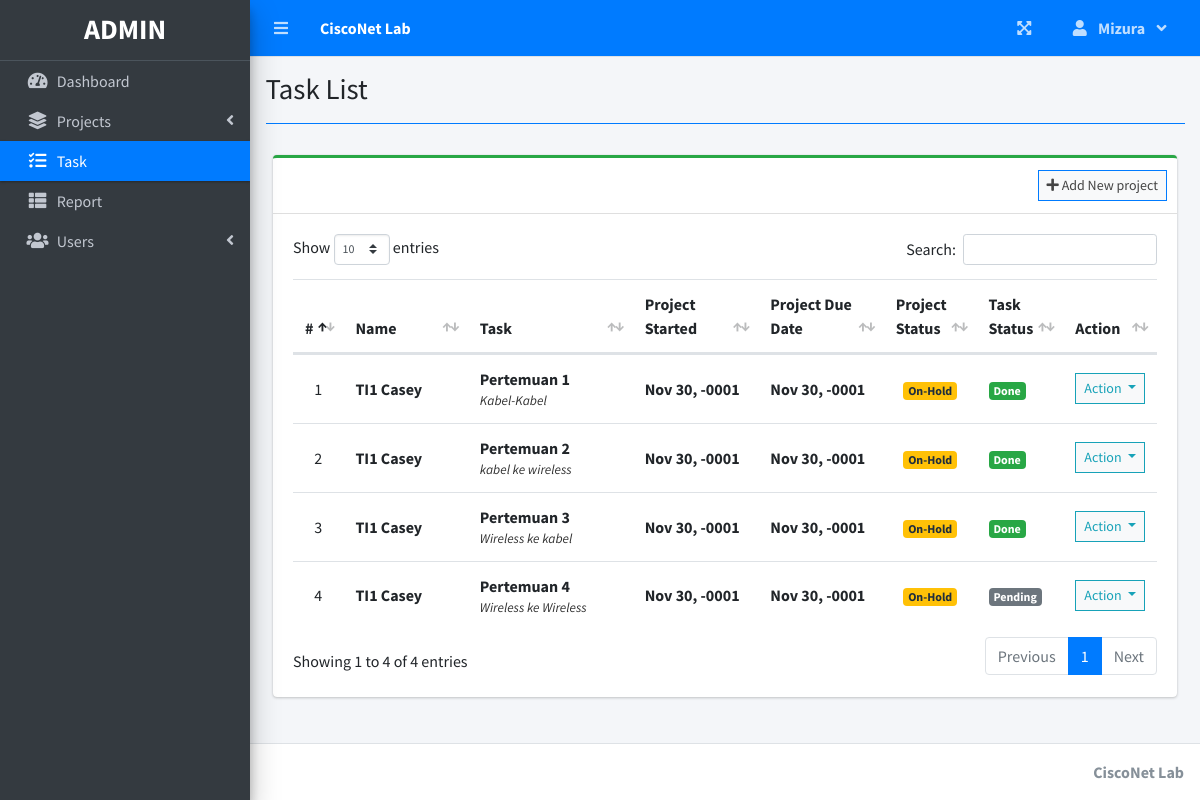
The app's page /index.php?page=task_list (signed in) with its own data.
### tables this page shows
CREATE TABLE `task_list` (
  `id` int(30) NOT NULL,
  `project_id` int(30) NOT NULL,
  `task` varchar(200) NOT NULL,
  `description` text NOT NULL,
  `status` tinyint(4) NOT NULL,
  `date_created` datetime NOT NULL DEFAULT current_timestamp()
);

CREATE TABLE `project_list` (
  `id` int(30) NOT NULL,
  `name` varchar(200) NOT NULL,
  `description` text NOT NULL,
  `status` tinyint(2) NOT NULL,
  `start_date` date NOT NULL,
  `end_date` date NOT NULL,
  `manager_id` int(30) NOT NULL,
  `user_ids` text NOT NULL,
  `date_created` datetime NOT NULL DEFAULT current_timestamp()
);

### task_list.php (the view, shortened to what this page needs)
<?php include'db_connect.php' ?>
<div class="col-lg-12">
	<div class="card card-outline card-success">
		<div class="card-header">
			<div class="card-tools">
				<a class="btn btn-block btn-sm btn-default btn-flat border-primary" href="./index.php?page=new_project"><i class="fa fa-plus"></i> Add New project</a>
			</div>
		</div>
		<div class="card-body">
			<table class="table tabe-hover table-condensed" id="list">
				<colgroup>
					<col width="5%">
					<col width="15%">
					<col width="20%">
					<col width="15%">
					<col width="15%">
					<col width="10%">
					<col width="10%">
					<col width="10%">
				</colgroup>
				<thead>
					<tr>
						<th class="text-center">#</th>
						<th>Name</th>
						<th>Task</th>
						<th>Project Started</th>
						<th>Project Due Date</th>
						<th>Project Status</th>
						<th>Task Status</th>
						<th>Action</th>
					</tr>
				</thead>
				<tbody>
					<?php
					$i = 1;
					$where = "";
					$stat = array("Pending","Started","On-Progress","On-Hold","Over Due","Done");
					$qry = $conn->query("SELECT t.*,p.name as pname,p.start_date,p.status as pstatus, p.end_date,p.id as pid FROM task_list t inner join project_list p on p.id = t.project_id $where order by p.name asc");
					while($row= $qry->fetch_assoc()):
						$trans = get_html_translation_table(HTML_ENTITIES,ENT_QUOTES);
						unset($trans["\""], $trans["<"], $trans[">"], $trans["<h2"]);
						$desc = strtr(html_entity_decode($row['description']),$trans);
						$desc=str_replace(array("<li>","</li>"), array("",", "), $desc);
					?>
					<tr>
						<td class="text-center"><?php echo $i++ ?></td>
						<td>
							<p><b><?php echo ucwords($row['pname']) ?></b></p>
						</td>
						<td>
							<p><b><?php echo ucwords($row['task']) ?></b></p>
							<p class="truncate"><?php echo strip_tags($desc) ?></p>
						</td>
						<td><b><?php echo date("M d, Y",strtotime($row['start_date'])) ?></b></td>
						<td><b><?php echo date("M d, Y",strtotime($row['end_date'])) ?></b></td>
						<td class="text-center">
							<?php
							  if($stat[$row['pstatus']] =='Pending'){
							  	echo "<span class='badge badge-secondary'>{$stat[$row['pstatus']]}</span>";
							  }elseif($stat[$row['pstatus']] =='Started'){
							  	echo "<span class='badge badge-primary'>{$stat[$row['pstatus']]}</span>";
							  }elseif($stat[$row['pstatus']] =='On-Progress'){
							  	echo "<span class='badge badge-info'>{$stat[$row['pstatus']]}</span>";
							  }elseif($stat[$row['pstatus']] =='On-Hold'){
							  	echo "<span class='badge badge-warning'>{$stat[$row['pstatus']]}</span>";
							  }elseif($stat[$row['pstatus']] =='Over Due'){
							  	echo "<span class='badge badge-danger'>{$stat[$row['pstatus']]}</span>";
							  }elseif($stat[$row['pstatus']] =='Done'){
							  	echo "<span class='badge badge-success'>{$stat[$row['pstatus']]}</span>";
							  }
							?>
						</td>
						<td>
                        	<?php
                        	if($row['status'] == 1){
						  		echo "<span class='badge badge-secondary'>Pending</span>";
                        	}elseif($row['status'] == 2){
						  		echo "<span class='badge badge-primary'>On-Progress</span>";
                        	}elseif($row['status'] == 3){
						  		echo "<span class='badge badge-success'>Done</span>";
                        	}
                        	?>
                        </td>
						<td class="text-center">
							<button type="button" class="btn btn-default btn-sm btn-flat border-info wave-effect text-info dropdown-toggle" data-toggle="dropdown" aria-expanded="true">
		                      Action
		                    </button>
						</td>
					</tr>
				<?php endwhile; ?>
				</tbody>
			</table>
		</div>
	</div>
</div>

### index.php (shortened to what this page needs)
<!DOCTYPE html>
<html lang="en">
<?php
	include 'header.php'
?>
<body class="hold-transition sidebar-mini layout-fixed layout-navbar-fixed layout-footer-fixed">
<div class="wrapper">
  <?php include 'topbar.php' ?>
  <?php include 'sidebar.php' ?>
  <div class="content-wrapper">
    <div class="content-header">
      <div class="container-fluid">
        <div class="row mb-2">
          <div class="col-sm-6">
            <h1 class="m-0"><?php echo $title ?></h1>
          </div>
        </div>
            <hr class="border-primary">
      </div>
    </div>
    <section class="content">
      <div class="container-fluid">
         <?php
            $page = isset($_GET['page']) ? $_GET['page'] : 'home';
            if(!file_exists($page.".php")){
                include '404.html';
            }else{
            include $page.'.php';
            }
          ?>
      </div>
    </section>
  </div>
  <footer class="main-footer">
    <div class="float-right d-none d-sm-inline-block">
      <b><?php echo $_SESSION['system']['name'] ?></b>
    </div>
  </footer>
</div>
</body>
</html>

### header.php (shortened to what this page needs)
<head>
  <?php
  $title = isset($_GET['page']) ? ucwords(str_replace("_", ' ', $_GET['page'])) : "Home";
  ?>
  <link rel="stylesheet" href="assets/plugins/fontawesome-free/css/all.min.css">
  <link rel="stylesheet" href="assets/plugins/overlayScrollbars/css/OverlayScrollbars.min.css">
  <link rel="stylesheet" href="assets/plugins/datatables-bs4/css/dataTables.bootstrap4.min.css">
  <link rel="stylesheet" href="assets/plugins/datatables-responsive/css/responsive.bootstrap4.min.css">
  <link rel="stylesheet" href="assets/plugins/datatables-buttons/css/buttons.bootstrap4.min.css">
  <link rel="stylesheet" href="assets/plugins/select2/css/select2.min.css">
  <link rel="stylesheet" href="assets/plugins/select2-bootstrap4-theme/select2-bootstrap4.min.css">
  <link rel="stylesheet" href="assets/plugins/sweetalert2-theme-bootstrap-4/bootstrap-4.min.css">
  <link rel="stylesheet" href="assets/plugins/toastr/toastr.min.css">
  <link rel="stylesheet" href="assets/plugins/dropzone/min/dropzone.min.css">
  <link rel="stylesheet" href="assets/dist/css/jquery.datetimepicker.min.css">
  <link rel="stylesheet" href="assets/plugins/icheck-bootstrap/icheck-bootstrap.min.css">
  <link rel="stylesheet" href="assets/plugins/bootstrap4-toggle/css/bootstrap4-toggle.min.css">
  <link rel="stylesheet" href="assets/dist/css/adminlte.min.css">
  <link rel="stylesheet" href="assets/dist/css/styles.css">
  <link rel="stylesheet" href="assets/plugins/summernote/summernote-bs4.min.css">
</head>

### topbar.php (shortened to what this page needs)
<nav class="main-header navbar navbar-expand navbar-primary navbar-dark ">
  <ul class="navbar-nav">
    <?php if(isset($_SESSION['login_id'])): ?>
    <li class="nav-item">
      <a class="nav-link" data-widget="pushmenu" href="" role="button"><i class="fas fa-bars"></i></a>
    </li>
  <?php endif; ?>
    <li>
      <a class="nav-link text-white"  href="./" role="button"> <large><b><?php echo $_SESSION['system']['name'] ?></b></large></a>
    </li>
  </ul>
  <ul class="navbar-nav ml-auto">
    <li class="nav-item">
      <a class="nav-link" data-widget="fullscreen" href="#" role="button">
        <i class="fas fa-expand-arrows-alt"></i>
      </a>
    </li>
   <li class="nav-item dropdown">
          <a class="nav-link"  data-toggle="dropdown" aria-expanded="true" href="javascript:void(0)">
            <span>
              <div class="d-felx badge-pill">
                <span class="fa fa-user mr-2"></span>
                <span><b><?php echo ucwords($_SESSION['login_firstname']) ?></b></span>
                <span class="fa fa-angle-down ml-2"></span>
              </div>
            </span>
          </a>
    </li>
  </ul>
</nav>

### sidebar.php (shortened to what this page needs)
<aside class="main-sidebar sidebar-dark-primary elevation-4">
  <div class="dropdown">
 	<a href="./" class="brand-link">
      <?php if($_SESSION['login_type'] == 1): ?>
      <h3 class="text-center p-0 m-0"><b>ADMIN</b></h3>
      <?php else: ?>
      <h3 class="text-center p-0 m-0"><b>USER</b></h3>
      <?php endif; ?>
  </a>
  </div>
  <div class="sidebar pb-4 mb-4">
    <nav class="mt-2">
      <ul class="nav nav-pills nav-sidebar flex-column nav-flat" data-widget="treeview" role="menu" data-accordion="false">
        <li class="nav-item dropdown">
          <a href="./" class="nav-link nav-home">
            <i class="nav-icon fas fa-tachometer-alt"></i>
            <p>
              Dashboard
            </p>
          </a>
        </li>
        <li class="nav-item">
          <a href="#" class="nav-link nav-edit_project nav-view_project">
            <i class="nav-icon fas fa-layer-group"></i>
            <p>
              Projects
              <i class="right fas fa-angle-left"></i>
            </p>
          </a>
        </li>
        <li class="nav-item">
              <a href="./index.php?page=task_list" class="nav-link nav-task_list">
                <i class="fas fa-tasks nav-icon"></i>
                <p>Task</p>
              </a>
        </li>
        <?php if($_SESSION['login_type'] != 3): ?>
         <li class="nav-item">
              <a href="./index.php?page=reports" class="nav-link nav-reports">
                <i class="fas fa-th-list nav-icon"></i>
                <p>Report</p>
              </a>
        </li>
        <?php endif; ?>
        <?php if($_SESSION['login_type'] == 1): ?>
        <li class="nav-item">
          <a href="#" class="nav-link nav-edit_user">
            <i class="nav-icon fas fa-users"></i>
            <p>
              Users
              <i class="right fas fa-angle-left"></i>
            </p>
          </a>
        </li>
      <?php endif; ?>
      </ul>
    </nav>
  </div>
</aside>

### task_list.php (style rules this page uses)
table p { margin: unset !important; }
table td { vertical-align: middle !important }

### records on screen
task_list: project_list.name "TI1 Casey", task "Pertemuan 1", description "Kabel-Kabel", project_list.start_date "Nov 30, -0001", project_list.end_date "Nov 30, -0001", project_list.status "On-Hold", status "Done"
task_list: project_list.name "TI1 Casey", task "Pertemuan 2", description "kabel ke wireless", project_list.start_date "Nov 30, -0001", project_list.end_date "Nov 30, -0001", project_list.status "On-Hold", status "Done"
task_list: project_list.name "TI1 Casey", task "Pertemuan 3", description "Wireless ke kabel", project_list.start_date "Nov 30, -0001", project_list.end_date "Nov 30, -0001", project_list.status "On-Hold", status "Done"
task_list: project_list.name "TI1 Casey", task "Pertemuan 4", description "Wireless ke Wireless", project_list.start_date "Nov 30, -0001", project_list.end_date "Nov 30, -0001", project_list.status "On-Hold", status "Pending"

### other values on screen
$_SESSION['system']['name'] "CiscoNet Lab"
$_SESSION['login_firstname'] "Mizura"
$title "Task List"
